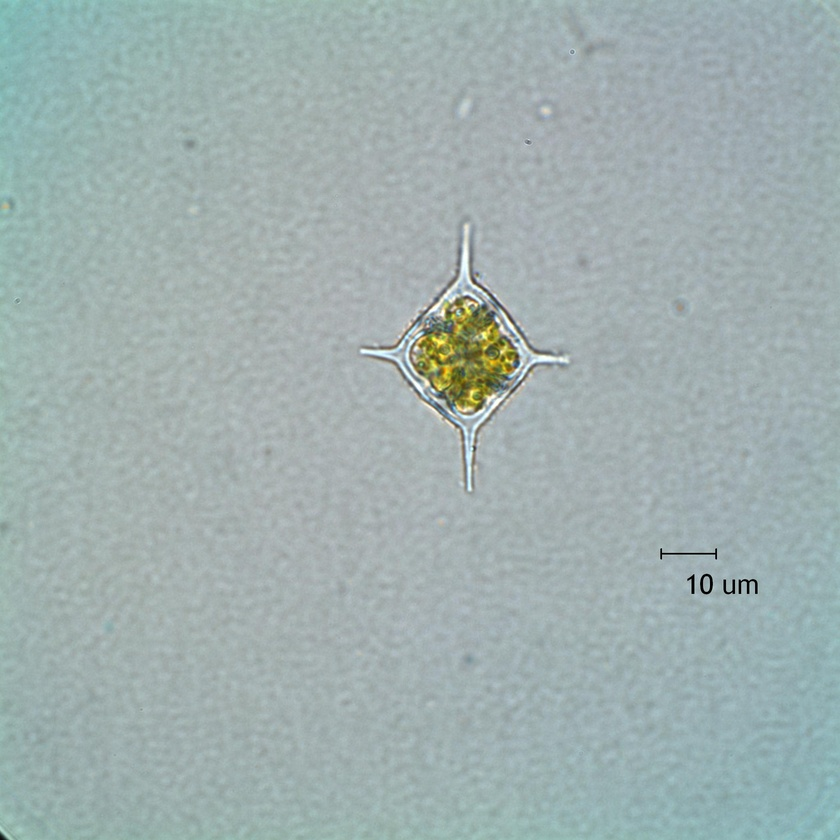
%> input picture experiments/single/DictyochaFibula.jpg, 840 x 840 px, shrunk from 2048 x 2048 before the run
$ octave compute_gradient.m   (GNU Octave 9; MATLAB toolbox functions it lacks are replaced by stand-ins)
%> lines starting %> are read from the running program, lines starting %| are printed output that depends on the picture
clear all
img=imread('./experiments/single/DictyochaFibula.jpg');
%> img is the input picture: size 840x840x3 uint8; mean R, G, B 160.1, 176.2, 175.6
originalname='./experiments/gradients/DictyochaFibula';
% img=imread('./experiments/multiple/ChattonellaMarina1.tif');
% originalname='./experiments/gradients/ChattonellaMarina1';
f=rgb2gray(img);
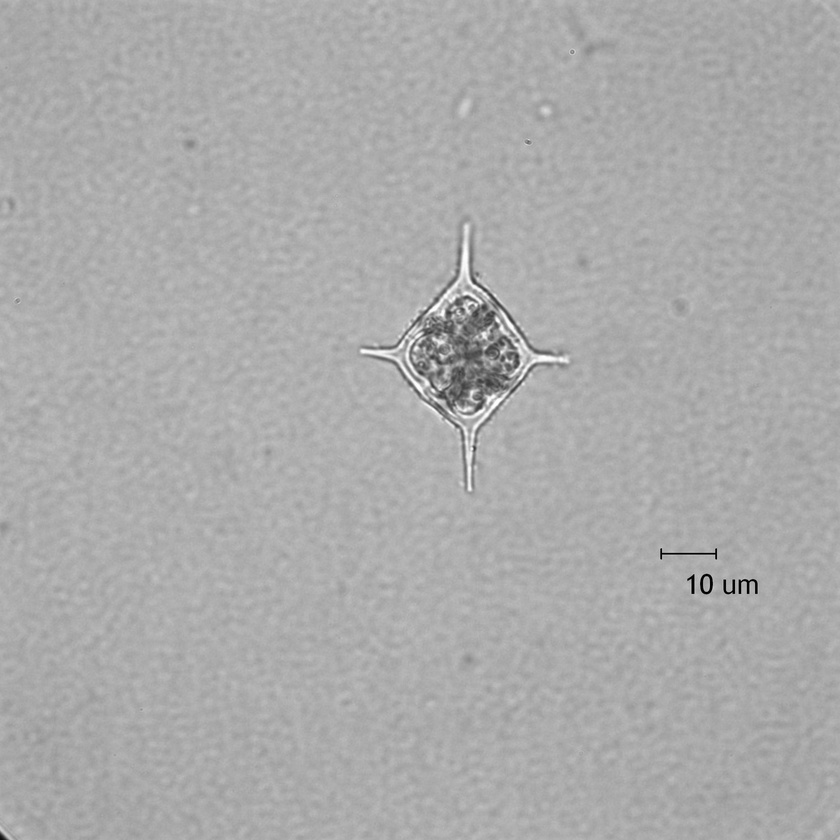
%> f: size 840x840 uint8; min 0, max 255, mean 171.3
se=strel('disk',3);
f1=imdilate(f,se);
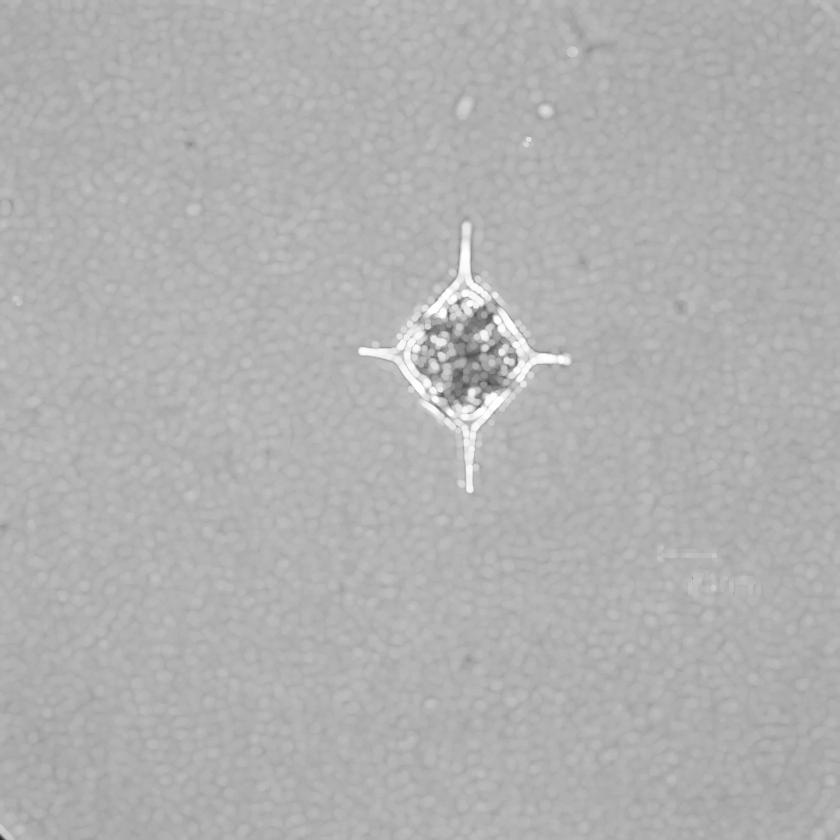
%> f1: size 840x840 uint8; min 25, max 255, mean 177.1
f2=imerode(f,se);
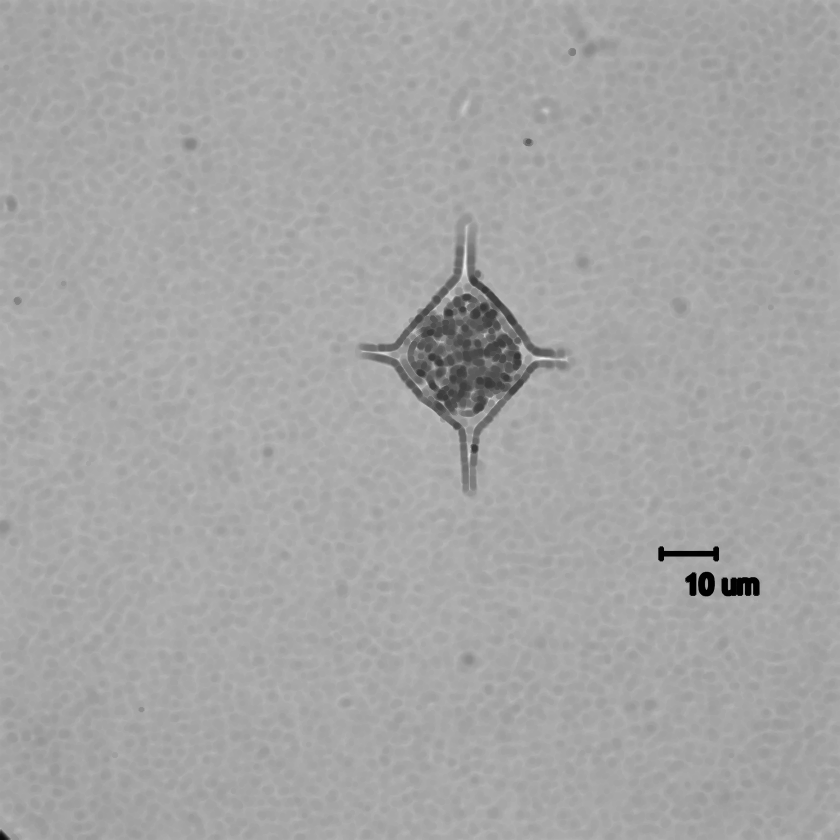
%> f2: size 840x840 uint8; min 0, max 238, mean 165.5
img_gradient=imsubtract(f1,f2);
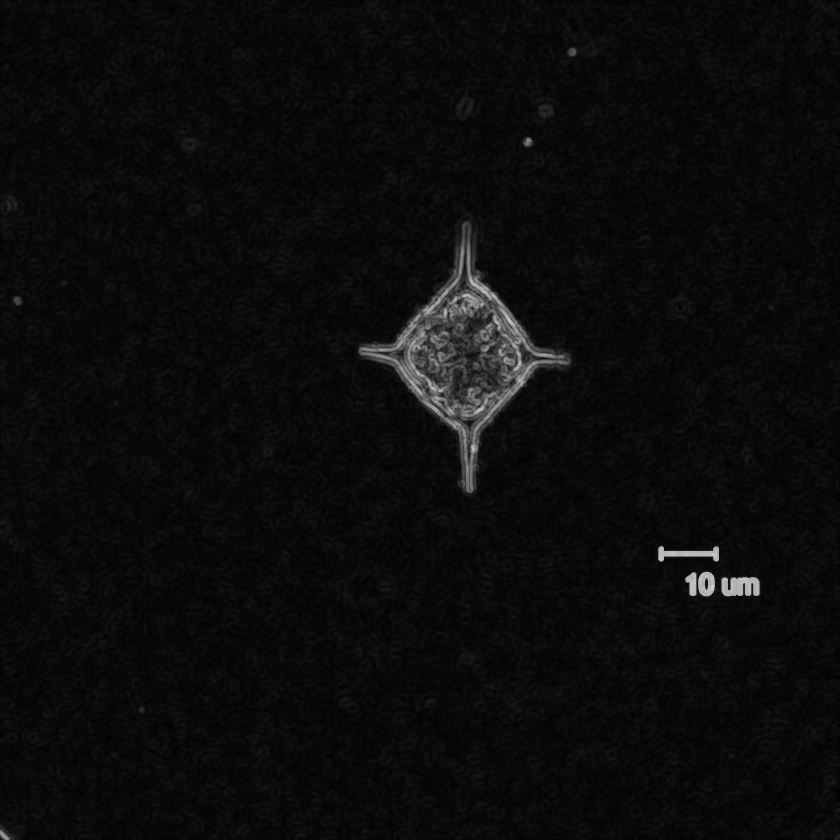
%> img_gradient: size 840x840 uint8; min 1, max 203, mean 11.6
img_gradient_name=strcat(originalname,'-gradient.tif');
imwrite(img_gradient,img_gradient_name,'tif','Resolution',300);
